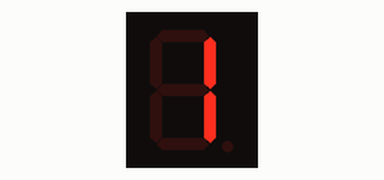
Simulated run of this sketch. Board: Arduino Uno, built with avr-gcc and run on an emulated ATmega328P. Parts: 1-digit seven-segment display. Wiring (inferred from the names in the program): 1-digit 7-segment display, segments lit when LOW: segments pin 6, pin 5, pin 10, pin 9, pin 8, pin 7, pin 4. The segment pins are drawn as the display they are named for.

Above: at 0.1 s.
At 1.1 s:
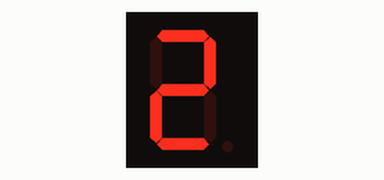
At 2.1 s:
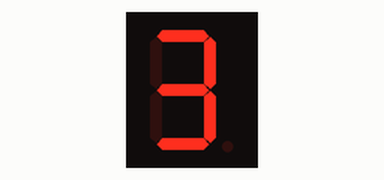
At 4.1 s:
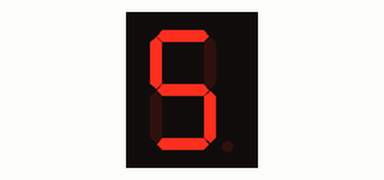
At 6.1 s:
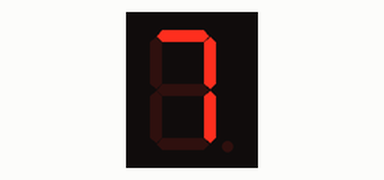
At 8.1 s:
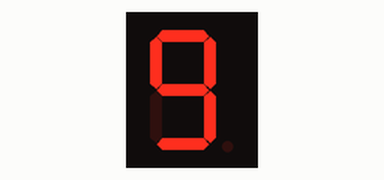

The sketch:

7_segment_display.ino
```cpp
 int a=6;  //for displaying segment "a"
 int b=5;  //for displaying segment "b"
 int c=10;  //for displaying segment "c"
 int d=9;  //for displaying segment "d"
 int e=8;  //for displaying segment "e"
 int f=7;  //for displaying segment "f"
 int g=4;  //for displaying segment "g"


void setup() {
  // put your setup code here, to run once:

pinMode(a,OUTPUT);
pinMode(b,OUTPUT);
pinMode(c,OUTPUT);
pinMode(d,OUTPUT);
pinMode(e,OUTPUT);
pinMode(f,OUTPUT);
pinMode(g,OUTPUT);

}

void loop() {


digitalWrite(a,HIGH);
digitalWrite(b,HIGH);
digitalWrite(c,HIGH);
digitalWrite(d,HIGH);
digitalWrite(e,HIGH);
digitalWrite(f,HIGH);
digitalWrite(g,HIGH);

//for one

digitalWrite(b,LOW);digitalWrite(c,LOW);

delay(1000);

digitalWrite(a,HIGH);
digitalWrite(b,HIGH);
digitalWrite(c,HIGH);
digitalWrite(d,HIGH);
digitalWrite(e,HIGH);
digitalWrite(f,HIGH);
digitalWrite(g,HIGH);

//for two
digitalWrite(a,LOW);digitalWrite(b,LOW);
digitalWrite(g,LOW);
digitalWrite(e,LOW);digitalWrite(d,LOW);

delay(1000);

digitalWrite(a,HIGH);
digitalWrite(b,HIGH);
digitalWrite(c,HIGH);
digitalWrite(d,HIGH);
digitalWrite(e,HIGH);
digitalWrite(f,HIGH);
digitalWrite(g,HIGH);

//for three
digitalWrite(a,LOW);digitalWrite(b,LOW);
digitalWrite(g,LOW);digitalWrite(c,LOW);
digitalWrite(d,LOW);

delay(1000);

digitalWrite(a,HIGH);
digitalWrite(b,HIGH);
digitalWrite(c,HIGH);
digitalWrite(d,HIGH);
digitalWrite(e,HIGH);
digitalWrite(f,HIGH);
digitalWrite(g,HIGH);

//for four
digitalWrite(f,LOW);digitalWrite(g,LOW);
digitalWrite(b,LOW);digitalWrite(c,LOW);


delay(1000);
digitalWrite(a,HIGH);
digitalWrite(b,HIGH);
digitalWrite(c,HIGH);
digitalWrite(d,HIGH);
digitalWrite(e,HIGH);
digitalWrite(f,HIGH);
digitalWrite(g,HIGH);

//for five
digitalWrite(a,LOW);digitalWrite(f,LOW);
digitalWrite(g,LOW);digitalWrite(c,LOW);
digitalWrite(d,LOW);

delay(1000);
digitalWrite(a,HIGH);
digitalWrite(b,HIGH);
digitalWrite(c,HIGH);
digitalWrite(d,HIGH);
digitalWrite(e,HIGH);
digitalWrite(f,HIGH);
digitalWrite(g,HIGH);

//for six
digitalWrite(a,LOW);digitalWrite(f,LOW);
digitalWrite(e,LOW);digitalWrite(d,LOW);
digitalWrite(c,LOW);digitalWrite(g,LOW);

delay(1000);
digitalWrite(a,HIGH);
digitalWrite(b,HIGH);
digitalWrite(c,HIGH);
digitalWrite(d,HIGH);
digitalWrite(e,HIGH);
digitalWrite(f,HIGH);
digitalWrite(g,HIGH);

//for seven
digitalWrite(a,LOW);digitalWrite(b,LOW);
digitalWrite(c,LOW);


delay(1000);
digitalWrite(a,HIGH);
digitalWrite(b,HIGH);
digitalWrite(c,HIGH);
digitalWrite(d,HIGH);
digitalWrite(e,HIGH);
digitalWrite(f,HIGH);
digitalWrite(g,HIGH);

//for eight
digitalWrite(a,LOW);digitalWrite(b,LOW);
digitalWrite(c,LOW);digitalWrite(d,LOW);
digitalWrite(e,LOW);digitalWrite(f,LOW);digitalWrite(g,LOW);

delay(1000);
digitalWrite(a,HIGH);
digitalWrite(b,HIGH);
digitalWrite(c,HIGH);
digitalWrite(d,HIGH);
digitalWrite(e,HIGH);
digitalWrite(f,HIGH);
digitalWrite(g,HIGH);
//for nine
digitalWrite(f,LOW);digitalWrite(a,LOW);
digitalWrite(b,LOW);digitalWrite(g,LOW);
digitalWrite(c,LOW);digitalWrite(d,LOW);

delay(1000);
digitalWrite(a,HIGH);
digitalWrite(b,HIGH);
digitalWrite(c,HIGH);
digitalWrite(d,HIGH);
digitalWrite(e,HIGH);
digitalWrite(f,HIGH);
digitalWrite(g,HIGH);

//for zero

digitalWrite(a,LOW);digitalWrite(b,LOW);
digitalWrite(c,LOW);digitalWrite(d,LOW);
digitalWrite(e,LOW);digitalWrite(f,LOW);


}
```

Measured:
- by itself, everything shown: repeats every 9.0 s, in 10 steps
- what the display in image 1 shows lasts 1.0 s, from 1.0 s to 2.0 s
